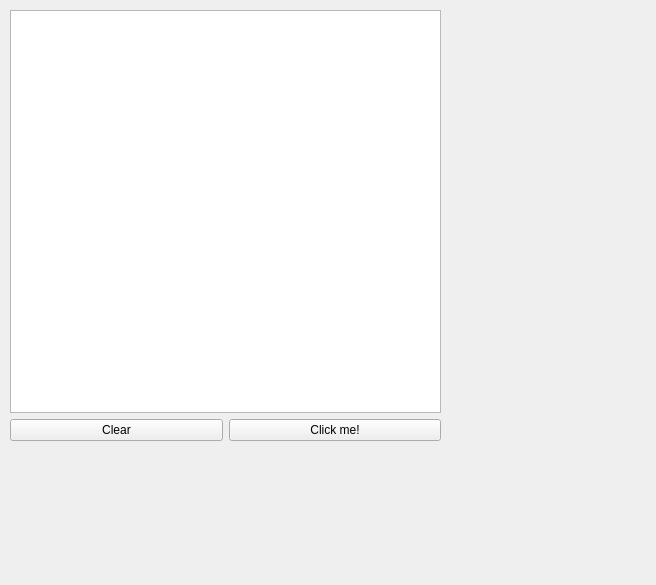
<?xml version="1.0" encoding="UTF-8"?>
<ui version="4.0">
 <class>Form</class>
 <widget class="QWidget" name="Form">
  <property name="geometry">
   <rect>
    <x>0</x>
    <y>0</y>
    <width>656</width>
    <height>585</height>
   </rect>
  </property>
  <property name="windowTitle">
   <string>Form</string>
  </property>
  <widget class="QWidget" name="verticalLayoutWidget">
   <property name="geometry">
    <rect>
     <x>10</x>
     <y>10</y>
     <width>431</width>
     <height>431</height>
    </rect>
   </property>
   <layout class="QVBoxLayout" name="verticalLayout">
    <item>
     <widget class="QTextEdit" name="textedit"/>
    </item>
    <item>
     <layout class="QHBoxLayout" name="horizontalLayout_6">
      <item>
       <widget class="QPushButton" name="clear_button">
        <property name="text">
         <string>Clear</string>
        </property>
       </widget>
      </item>
      <item>
       <widget class="QPushButton" name="add_button">
        <property name="text">
         <string>Click me!</string>
        </property>
       </widget>
      </item>
     </layout>
    </item>
   </layout>
  </widget>
 </widget>
 <resources/>
 <connections/>
</ui>
